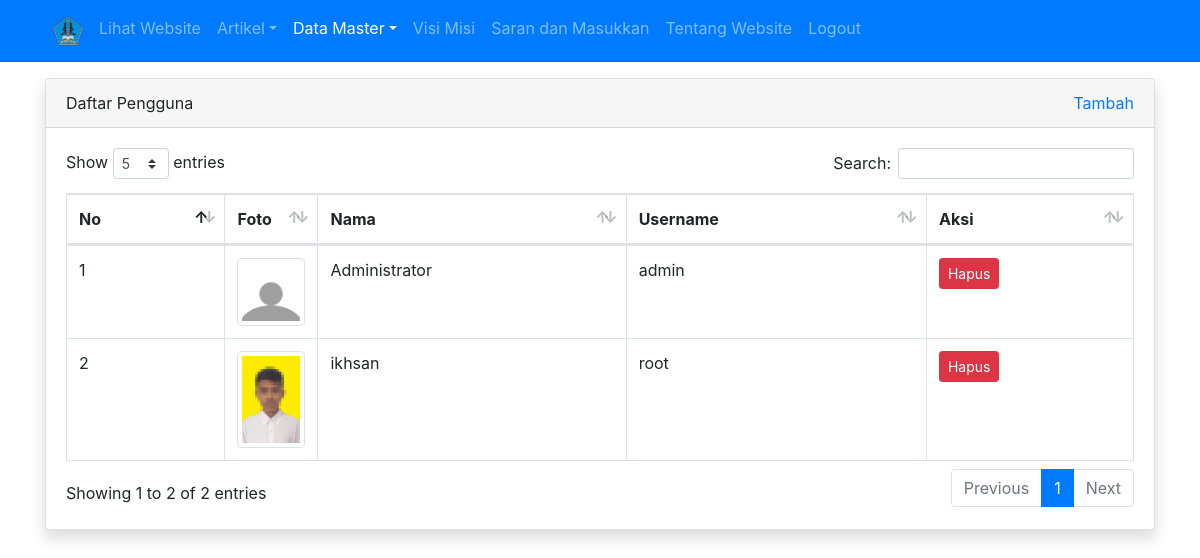
Screenshot of /admin/pengguna/index.php (signed in) with the database file from the repository.
### tables this page shows
CREATE TABLE `tbl_pengguna` (
  `id` int(11) NOT NULL,
  `nama` varchar(100) DEFAULT NULL,
  `username` varchar(20) DEFAULT NULL,
  `password` varchar(255) DEFAULT NULL,
  `foto` varchar(100) DEFAULT NULL
);

### admin/pengguna/index.php (the view, shortened to what this page needs)
<?php
require_once '../../koneksi.php';
$query = mysqli_query($koneksi, "SELECT id, nama, username, foto FROM tbl_pengguna");
$no = 1;
?>
<!DOCTYPE html>
<html>
<head>
	<link rel="stylesheet" href="../../resources/datatables/datatables.min.css">
	<link rel="stylesheet" href="../../resources/css/bootstrap.min.css">
</head>
<body>
	<?php require_once '../navbar.php'; ?>
	<div class="container mt-3">
		<div class="row">
			<div class="col">
				<div class="card shadow">
					<div class="card-header">
						<div class="clearfix">
							<div class="float-left">
								Daftar Pengguna
							</div>
							<div class="float-right">
								<a href="tambah.php">Tambah</a>
							</div>
						</div>
					</div>
					<div class="card-body">
						<table id="table_id" class="dataTable table table-bordered">
						    <thead>
						        <tr>
						            <th>No</th>
						            <th width="50px">Foto</th>
						            <th>Nama</th>
									<th>Username</th>
						            <th>Aksi</th>
						        </tr>
						    </thead>
						    <tbody>
						        <?php while($row = mysqli_fetch_assoc($query)) : ?>
									<tr>
										<td><?= $no++ ?></td>
										<td><img src="../../images/pengguna/<?= $row['foto'] ?>" alt="<?= $row['nama'] ?>" width="100%" class="img-thumbnail"></td>
										<td><?= $row['nama'] ?></td>
										<td><?= $row['username'] ?></td>
										<td>
											<a href="hapus.php?id=<?= $row['id'] ?>" class="btn btn-danger btn-sm" onclick="return confirm('apakah anda yakin?')">Hapus</a>
										</td>
									</tr>
								<?php endwhile; ?>
						    </tbody>
						</table>
					</div>
				</div>
			</div>
		</div>
	</div>
</body>
</html>

### rows the page displays
tbl_pengguna: foto (picture), nama "Administrator", username "admin"
tbl_pengguna: foto+nama (picture), nama "ikhsan", username "root"
